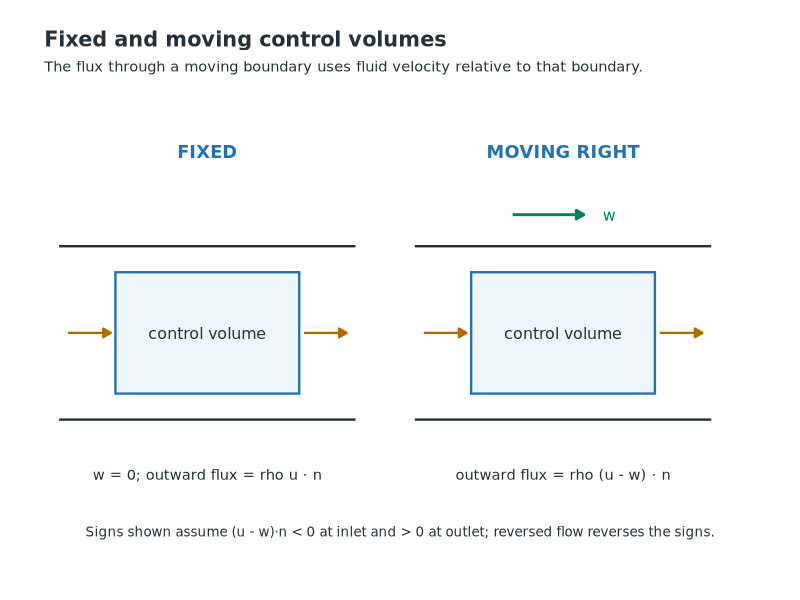
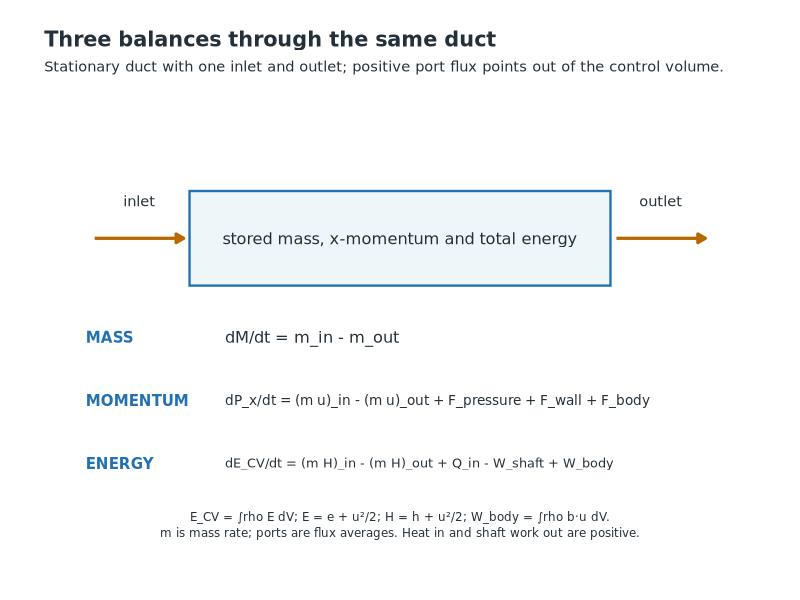
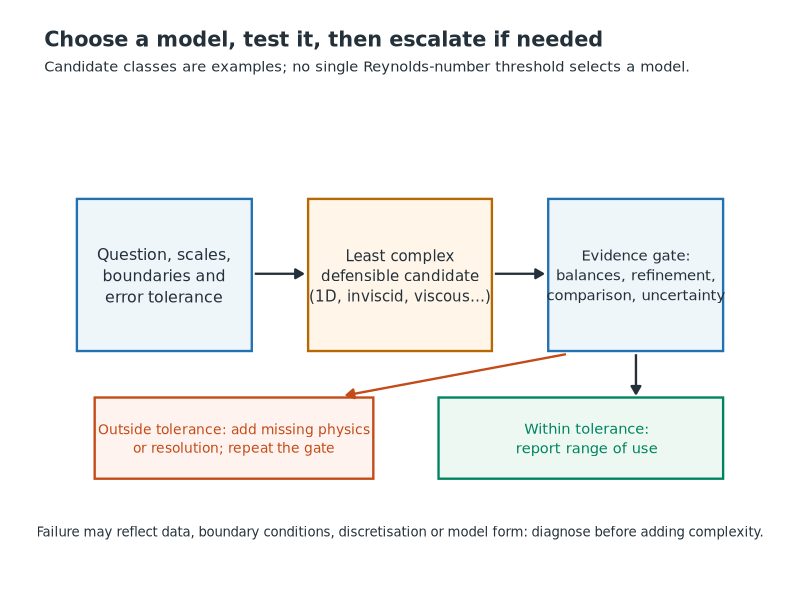
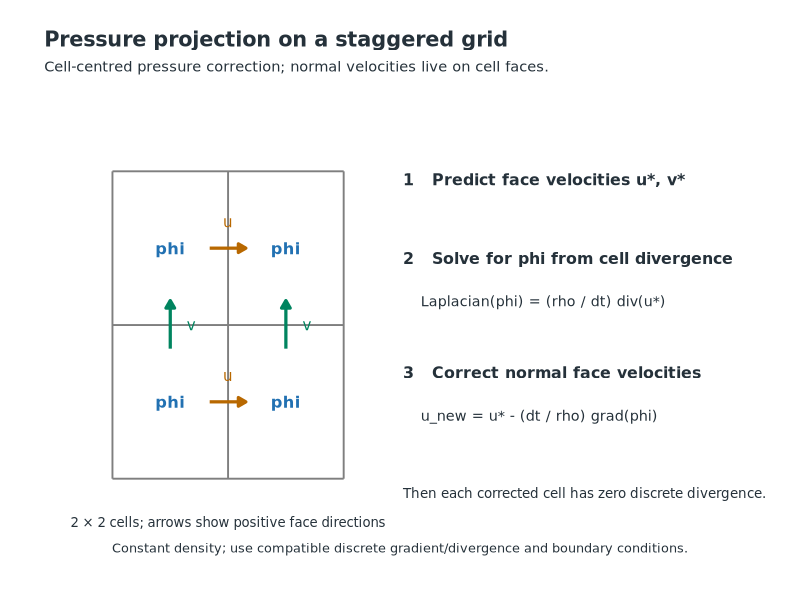
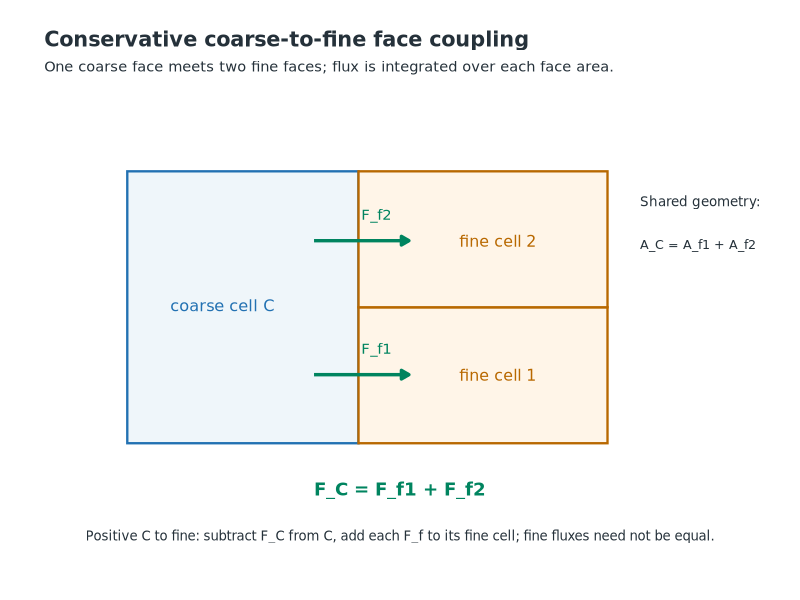
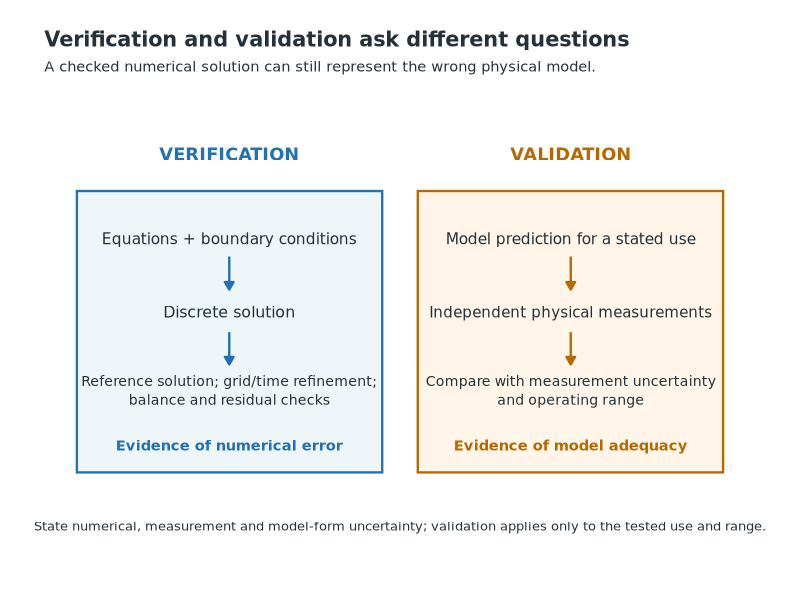
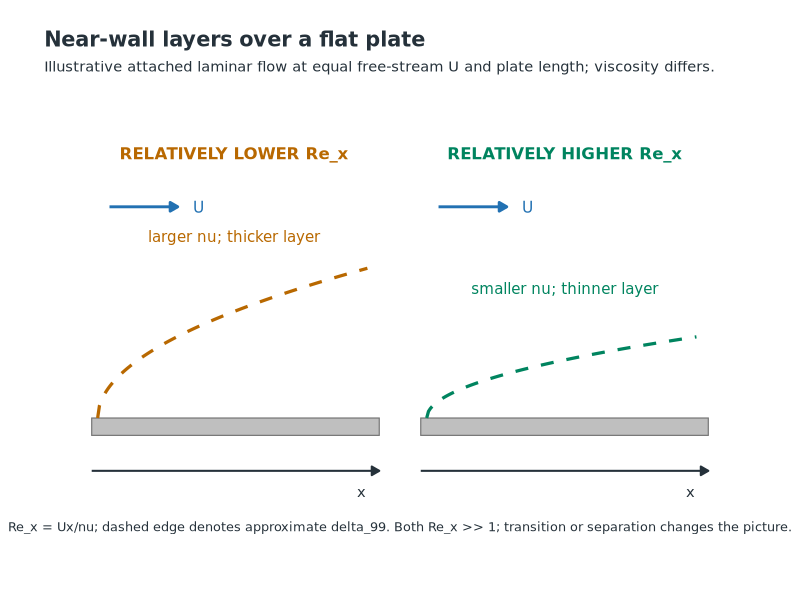

The R script that drew these images, in order:
#!/usr/bin/env Rscript
# Reproducible conceptual schematics for the fluid-mechanics primer.
# Run from primer_fluid_mechanics in the pinned Rocker tidyverse image.
library(ggplot2)

dir.create("figures", showWarnings = FALSE, recursive = TRUE)
BLUE <- "#2271B2"
ORANGE <- "#B86800"
GREEN <- "#00845F"
RED <- "#C34B18"
PURPLE <- "#7B3294"
INK <- "#25313A"
PALE_BLUE <- "#EFF6FA"
PALE_ORANGE <- "#FFF5E8"
HEAD <- grid::arrow(length = grid::unit(0.22, "cm"), type = "closed")

canvas <- function(title, subtitle = NULL) {
  ggplot() +
    coord_cartesian(xlim = c(0, 12), ylim = c(0, 6), expand = FALSE, clip = "off") +
    labs(title = title, subtitle = subtitle) +
    theme_void(base_family = "DejaVu Sans", base_size = 12) +
    theme(plot.title = element_text(size = 15, face = "bold", colour = INK,
                                    margin = margin(b = 8)),
          plot.subtitle = element_text(size = 10.5, colour = INK,
                                       margin = margin(b = 13)),
          plot.margin = margin(22, 32, 25, 32))
}
box <- function(p, x1, x2, y1, y2, fill = PALE_BLUE, edge = BLUE, width = 0.8) {
  p + annotate("rect", xmin = x1, xmax = x2, ymin = y1, ymax = y2,
               fill = fill, colour = edge, linewidth = width)
}
line <- function(p, x1, y1, x2, y2, colour = INK, width = 0.8,
                 arrow = FALSE, linetype = "solid") {
  if (arrow) {
    p + annotate("segment", x = x1, y = y1, xend = x2, yend = y2,
                 colour = colour, linewidth = width, linetype = linetype,
                 arrow = HEAD)
  } else {
    p + annotate("segment", x = x1, y = y1, xend = x2, yend = y2,
                 colour = colour, linewidth = width, linetype = linetype)
  }
}
label <- function(p, x, y, value, size = 4, colour = INK, hjust = 0.5,
                  face = "plain") {
  p + annotate("text", x = x, y = y, label = value, family = "DejaVu Sans",
               size = size, colour = colour, hjust = hjust, fontface = face,
               lineheight = 1.12)
}
save <- function(name, p, width = 11.2, height = 6.4) {
  path <- file.path("figures", paste0(name, ".png"))
  ggsave(path, p, width = width, height = height, units = "in",
         dpi = 150, bg = "white")
  cat(path, "\n")
}

# 1. A moving boundary uses relative velocity; the same flow crosses both CVs.
p <- canvas("Fixed and moving control volumes",
            "The flux through a moving boundary uses fluid velocity relative to that boundary.")
for (cx in c(2.75, 8.75)) {
  p <- line(p, cx - 2.5, 1.85, cx + 2.5, 1.85)
  p <- line(p, cx - 2.5, 4.05, cx + 2.5, 4.05)
  p <- box(p, cx - 1.55, cx + 1.55, 2.18, 3.72)
  p <- label(p, cx, 2.95, "control volume", 4.0)
  p <- line(p, cx - 2.35, 2.95, cx - 1.63, 2.95, ORANGE, arrow = TRUE)
  p <- line(p, cx + 1.63, 2.95, cx + 2.35, 2.95, ORANGE, arrow = TRUE)
}
p <- label(p, 2.75, 5.25, "FIXED", 4.5, BLUE, face = "bold")
p <- label(p, 8.75, 5.25, "MOVING RIGHT", 4.5, BLUE, face = "bold")
p <- line(p, 7.9, 4.45, 9.1, 4.45, GREEN, 1, TRUE)
p <- label(p, 9.42, 4.45, "w", 4, GREEN, hjust = 0)
p <- label(p, 2.75, 1.15, "w = 0; outward flux = rho u · n", 3.7)
p <- label(p, 8.75, 1.15, "outward flux = rho (u - w) · n", 3.7)
p <- label(p, 6, 0.43, "Signs shown assume (u - w)·n < 0 at inlet and > 0 at outlet; reversed flow reverses the signs.", 3.4)
save("moving_control_volume", p)

# 2. One duct and one sign convention for three extensive balances.
p <- canvas("Three balances through the same duct",
            "Stationary duct with one inlet and outlet; positive port flux points out of the control volume.")
p <- box(p, 2.45, 9.55, 3.55, 4.75)
p <- label(p, 6, 4.15, "stored mass, x-momentum and total energy", 4.1)
p <- line(p, 0.85, 4.15, 2.35, 4.15, ORANGE, 1.1, TRUE)
p <- line(p, 9.65, 4.15, 11.15, 4.15, ORANGE, 1.1, TRUE)
p <- label(p, 1.6, 4.62, "inlet", 3.7)
p <- label(p, 10.4, 4.62, "outlet", 3.7)
p <- label(p, 0.7, 2.9, "MASS", 3.8, BLUE, hjust = 0, face = "bold")
p <- label(p, 3.05, 2.9, "dM/dt = m_in - m_out", 4.1, hjust = 0)
p <- label(p, 0.7, 2.1, "MOMENTUM", 3.8, BLUE, hjust = 0, face = "bold")
p <- label(p, 3.05, 2.1, "dP_x/dt = (m u)_in - (m u)_out + F_pressure + F_wall + F_body", 3.45, hjust = 0)
p <- label(p, 0.7, 1.3, "ENERGY", 3.8, BLUE, hjust = 0, face = "bold")
p <- label(p, 3.05, 1.3, "dE_CV/dt = (m H)_in - (m H)_out + Q_in - W_shaft + W_body", 3.25, hjust = 0)
p <- label(p, 6, 0.52, "E_CV = ∫rho E dV; E = e + u²/2; H = h + u²/2; W_body = ∫rho b·u dV.\nm is mass rate; ports are flux averages. Heat in and shaft work out are positive.", 3.0)
save("conservation_balances", p)

# 3. Escalation is driven by evidence and a decision-specific error tolerance.
p <- canvas("Choose a model, test it, then escalate if needed",
            "Candidate classes are examples; no single Reynolds-number threshold selects a model.")
p <- box(p, 0.55, 3.5, 2.72, 4.65)
p <- label(p, 2.02, 3.68, "Question, scales,\nboundaries and\nerror tolerance", 4)
p <- box(p, 4.45, 7.55, 2.72, 4.65, PALE_ORANGE, ORANGE)
p <- label(p, 6, 3.68, "Least complex\ndefensible candidate\n(1D, inviscid, viscous…)", 3.8)
p <- box(p, 8.5, 11.45, 2.72, 4.65, PALE_BLUE, BLUE)
p <- label(p, 9.98, 3.68, "Evidence gate:\nbalances, refinement,\ncomparison, uncertainty", 3.75)
p <- line(p, 3.55, 3.7, 4.36, 3.7, INK, arrow = TRUE)
p <- line(p, 7.6, 3.7, 8.41, 3.7, INK, arrow = TRUE)
p <- line(p, 9.98, 2.68, 9.98, 2.18, INK, arrow = TRUE)
p <- box(p, 6.65, 11.45, 1.1, 2.13, "#EEF8F2", GREEN)
p <- label(p, 9.15, 1.61, "Within tolerance:\nreport range of use", 3.7, GREEN)
p <- box(p, 0.85, 5.55, 1.1, 2.13, "#FFF3EF", RED)
p <- label(p, 3.2, 1.61, "Outside tolerance: add missing physics\nor resolution; repeat the gate", 3.5, RED)
p <- line(p, 8.8, 2.68, 5.1, 2.16, RED, arrow = TRUE)
p <- label(p, 6, 0.43, "Failure may reflect data, boundary conditions, discretisation or model form: diagnose before adding complexity.", 3.35)
save("model_escalation", p)

# 4. Cell-centred pressure correction and face-centred velocities (2D, constant density).
p <- canvas("Pressure projection on a staggered grid",
            "Cell-centred pressure correction; normal velocities live on cell faces.")
for (x in c(1.15, 3.1, 5.05)) p <- line(p, x, 1.1, x, 5.0, "grey50", 0.65)
for (y in c(1.1, 3.05, 5.0)) p <- line(p, 1.15, y, 5.05, y, "grey50", 0.65)
for (x in c(2.125, 4.075)) for (y in c(2.075, 4.025)) {
  p <- label(p, x, y, "phi", 4.1, BLUE, face = "bold")
}
for (y in c(2.075, 4.025)) {
  p <- line(p, 2.79, y, 3.4, y, ORANGE, 1.1, TRUE)
  p <- label(p, 3.1, y + 0.34, "u", 3.8, ORANGE)
}
for (x in c(2.125, 4.075)) {
  p <- line(p, x, 2.75, x, 3.36, GREEN, 1.1, TRUE)
  p <- label(p, x + 0.28, 3.06, "v", 3.8, GREEN, hjust = 0)
}
p <- label(p, 3.1, 0.55, "2 × 2 cells; arrows show positive face directions", 3.35)
p <- label(p, 6.05, 4.9, "1   Predict face velocities u*, v*", 4.0, hjust = 0, face = "bold")
p <- label(p, 6.05, 3.9, "2   Solve for phi from cell divergence", 4.0, hjust = 0, face = "bold")
p <- label(p, 6.35, 3.35, "Laplacian(phi) = (rho / dt) div(u*)", 3.6, hjust = 0)
p <- label(p, 6.05, 2.45, "3   Correct normal face velocities", 4.0, hjust = 0, face = "bold")
p <- label(p, 6.35, 1.9, "u_new = u* - (dt / rho) grad(phi)", 3.65, hjust = 0)
p <- label(p, 6.05, 0.92, "Then each corrected cell has zero discrete divergence.", 3.4, hjust = 0)
p <- label(p, 6, 0.22, "Constant density; use compatible discrete gradient/divergence and boundary conditions.", 3.25)
save("pressure_projection", p)

# 5. The coarse face is the union of two fine faces, not two copies of its flux.
p <- canvas("Conservative coarse-to-fine face coupling",
            "One coarse face meets two fine faces; flux is integrated over each face area.")
p <- box(p, 1.4, 5.3, 1.55, 5.0)
p <- box(p, 5.3, 9.5, 1.55, 3.275, PALE_ORANGE, ORANGE)
p <- box(p, 5.3, 9.5, 3.275, 5.0, PALE_ORANGE, ORANGE)
p <- label(p, 3.0, 3.3, "coarse cell C", 4.1, BLUE)
p <- label(p, 7.65, 4.12, "fine cell 2", 4.0, ORANGE)
p <- label(p, 7.65, 2.42, "fine cell 1", 4.0, ORANGE)
p <- line(p, 4.55, 2.42, 6.15, 2.42, GREEN, 1.15, TRUE)
p <- line(p, 4.55, 4.12, 6.15, 4.12, GREEN, 1.15, TRUE)
p <- label(p, 5.6, 2.75, "F_f1", 3.75, GREEN)
p <- label(p, 5.6, 4.45, "F_f2", 3.75, GREEN)
p <- label(p, 10.05, 4.62, "Shared geometry:", 3.4, INK, hjust = 0)
p <- label(p, 10.05, 4.07, "A_C = A_f1 + A_f2", 3.2, INK, hjust = 0)
p <- label(p, 6, 0.97, "F_C = F_f1 + F_f2", 4.6, GREEN, face = "bold")
p <- label(p, 6, 0.38, "Positive C to fine: subtract F_C from C, add each F_f to its fine cell; fine fluxes need not be equal.", 3.35)
save("coarse_fine_interface", p)

# 6. Distinct evidence routes and conclusions.
p <- canvas("Verification and validation ask different questions",
            "A checked numerical solution can still represent the wrong physical model.")
p <- box(p, 0.55, 5.7, 1.18, 4.75)
p <- box(p, 6.3, 11.45, 1.18, 4.75, PALE_ORANGE, ORANGE)
p <- label(p, 3.12, 5.22, "VERIFICATION", 4.5, BLUE, face = "bold")
p <- label(p, 8.88, 5.22, "VALIDATION", 4.5, ORANGE, face = "bold")
p <- label(p, 3.12, 4.15, "Equations + boundary conditions", 3.9)
p <- line(p, 3.12, 3.92, 3.12, 3.5, BLUE, arrow = TRUE)
p <- label(p, 3.12, 3.22, "Discrete solution", 4.0)
p <- line(p, 3.12, 2.96, 3.12, 2.55, BLUE, arrow = TRUE)
p <- label(p, 3.12, 2.22, "Reference solution; grid/time refinement;\nbalance and residual checks", 3.55)
p <- label(p, 3.12, 1.52, "Evidence of numerical error", 3.7, BLUE, face = "bold")
p <- label(p, 8.88, 4.15, "Model prediction for a stated use", 3.9)
p <- line(p, 8.88, 3.92, 8.88, 3.5, ORANGE, arrow = TRUE)
p <- label(p, 8.88, 3.22, "Independent physical measurements", 3.8)
p <- line(p, 8.88, 2.96, 8.88, 2.55, ORANGE, arrow = TRUE)
p <- label(p, 8.88, 2.22, "Compare with measurement uncertainty\nand operating range", 3.55)
p <- label(p, 8.88, 1.52, "Evidence of model adequacy", 3.7, ORANGE, face = "bold")
p <- label(p, 6, 0.5, "State numerical, measurement and model-form uncertainty; validation applies only to the tested use and range.", 3.3)
save("verification_validation", p)

# 7. Compare laminar attached layers at equal U and x, changing nu only.
p <- canvas("Near-wall layers over a flat plate",
            "Illustrative attached laminar flow at equal free-stream U and plate length; viscosity differs.")
for (bounds in list(c(0.8, 5.65), c(6.35, 11.2))) {
  p <- box(p, bounds[1], bounds[2], 1.65, 1.87, "grey75", "grey45", 0.4)
  p <- line(p, bounds[1] + 0.3, 4.55, bounds[1] + 1.45, 4.55, BLUE, 1.0, TRUE)
  p <- label(p, bounds[1] + 1.8, 4.55, "U", 3.9, BLUE)
  p <- line(p, bounds[1], 1.2, bounds[2], 1.2, INK, 0.7, TRUE)
  p <- label(p, bounds[2] - 0.3, 0.93, "x", 3.7)
}
low_x <- seq(0.9, 5.45, length.out = 150)
high_x <- seq(6.45, 11.0, length.out = 150)
low <- data.frame(x = low_x, y = 1.87 + 1.9 * sqrt((low_x - 0.9) / 4.55))
high <- data.frame(x = high_x, y = 1.87 + 1.03 * sqrt((high_x - 6.45) / 4.55))
p <- p + geom_line(data = low, aes(x, y), colour = ORANGE,
                   linewidth = 1.1, linetype = "dashed") +
  geom_line(data = high, aes(x, y), colour = GREEN,
            linewidth = 1.1, linetype = "dashed")
p <- label(p, 3.2, 5.23, "RELATIVELY LOWER Re_x", 4.2, ORANGE, face = "bold")
p <- label(p, 8.78, 5.23, "RELATIVELY HIGHER Re_x", 4.2, GREEN, face = "bold")
p <- label(p, 3.2, 4.18, "larger nu; thicker layer", 3.8, ORANGE)
p <- label(p, 8.78, 3.52, "smaller nu; thinner layer", 3.8, GREEN)
p <- label(p, 6, 0.49, "Re_x = Ux/nu; dashed edge denotes approximate delta_99. Both Re_x >> 1; transition or separation changes the picture.", 3.25)
save("reynolds_boundary_layer", p)
